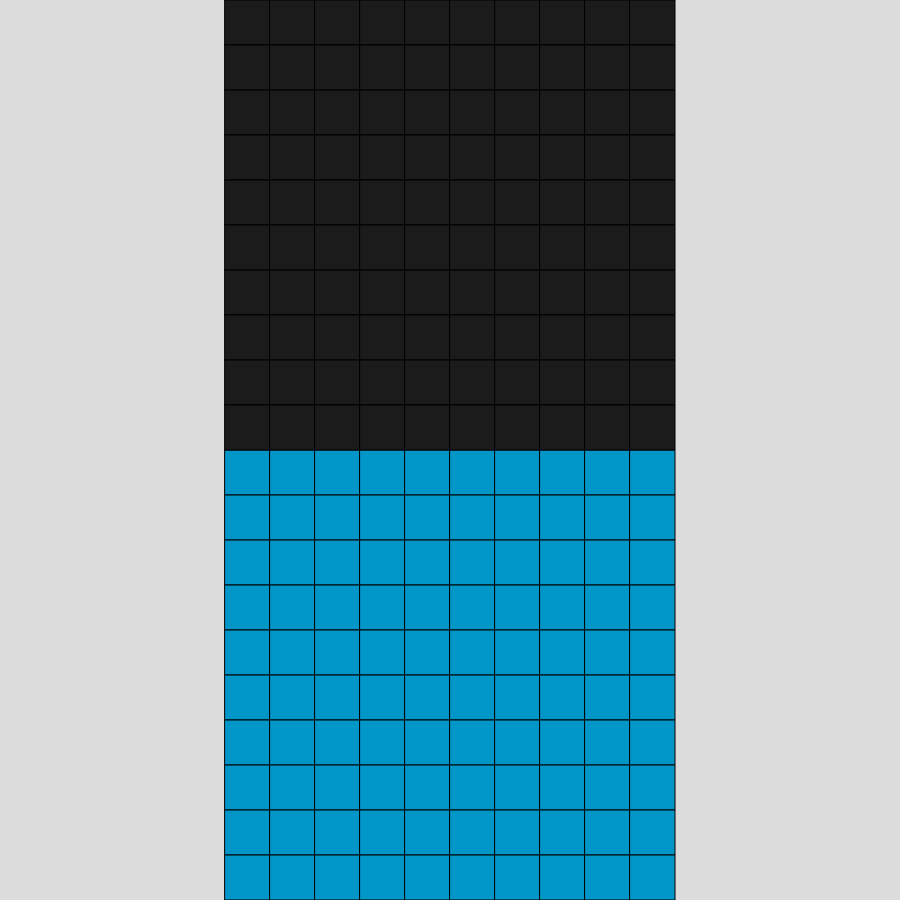
Frame 1 (no input)
Frame 60 (no input): identical to frame 1, image omitted
Frame 120 (the mouse pressed at the canvas centre since frame 60): identical to frame 1, image omitted

The p5.js sketch that drew this single still picture (run headless with seeded random() and noise() and a simulated clock; from frame 60 on, the mouse is pressed at the canvas centre):

// p5.js sketch
// ── sketch.js
"use strict";
/// <reference path="../node_modules/@types/p5/global.d.ts" />
const size = 900;
let myGrid;
let opponentGrid;
function setup() {
    createCanvas(size, size);
    myGrid = new Grid("mine");
    opponentGrid = new Grid("opponent");
}
function draw() {
    background(220);
    myGrid.show();
    opponentGrid.show();
}

// ── grid.js
"use strict";
class Square {
    constructor(scale, x, y, color) {
        this.scale = scale;
        this.coords = { x, y };
        this.color = color;
        // this.translate()
    }
    //   translate() {
    //     const letters = ["A", "B", "C", "D", "E", "F", "G", "H", "I", "J"]
    //     this.coords.x = letters[this.column]
    //     this.coords.y = this.row - 1
    //     return {x: letters[this.column], y: this.row - 1}
    //   }
    show() {
        if (this.color === "blue")
            fill(0, 150, 200);
        else
            fill(27, 27, 27);
        rect(this.coords.x * this.scale, this.coords.y * this.scale, this.scale, this.scale);
    }
}
class Grid {
    constructor(whichIsIt) {
        this.grid = new Array(10);
        this.whichIsIt = whichIsIt;
        for (let i = 0; i < 10; i++) {
            this.grid[i] = new Array(10);
        }
        const scale = size / 20;
        let color;
        if (this.whichIsIt === "mine")
            color = "blue";
        else
            color = "grey";
        for (let x = 0; x < 10; x++) {
            for (let y = 0; y < 10; y++) {
                this.grid[x][y] = new Square(scale, x, y, color);
                console.log(x, y);
            }
        }
    }
    show() {
        push();
        if (this.whichIsIt === "mine")
            translate(width / 4, height / 2);
        else
            translate(width / 4, 0);
        for (let i = 0; i < this.grid.length; i++) {
            for (let j = 0; j < this.grid[i].length; j++) {
                this.grid[i][j].show();
            }
        }
        pop();
    }
}
